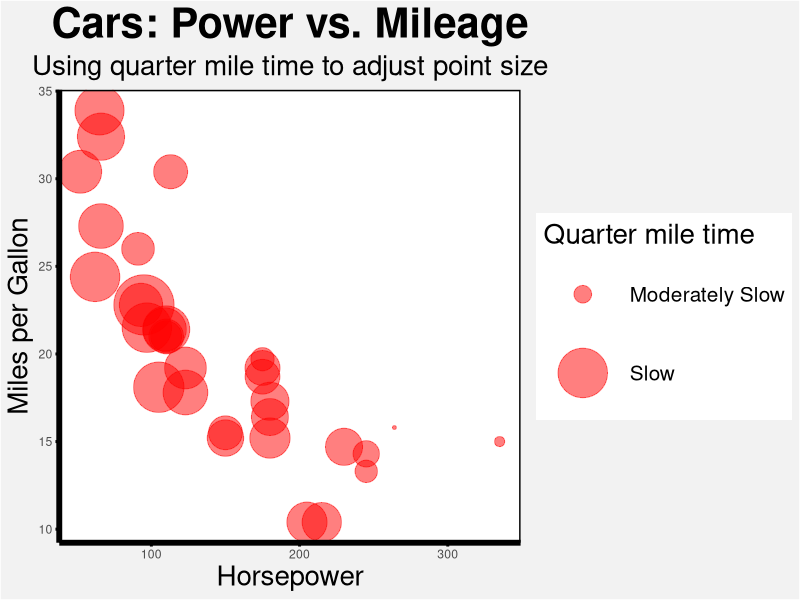
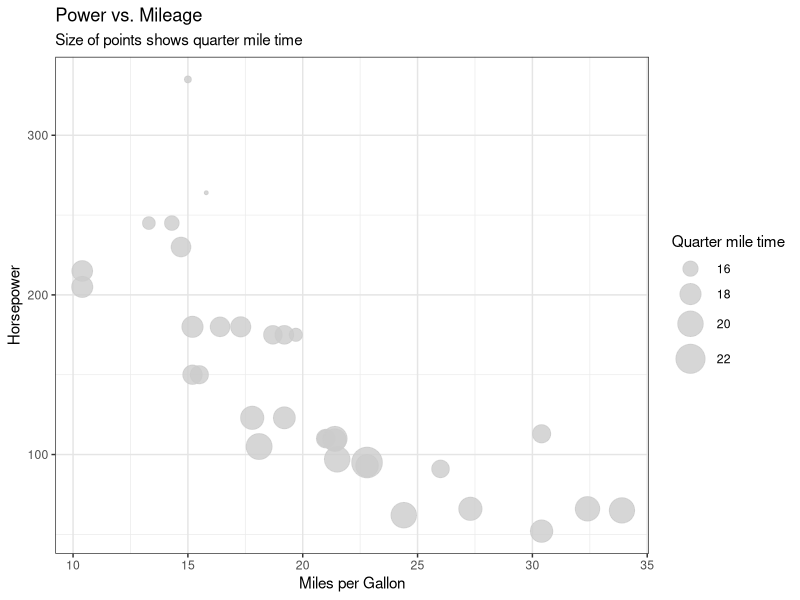

Source code (R) for these figures, in order:
## ---- chunk 1
knitr::opts_chunk$set(echo = TRUE, 
                      warning = FALSE,
                      message = FALSE, 
                      fig.path="../Output/")
## ---- chunk 2
library(tidyverse)
library(here)
library(ggplot2)
## ---- chunk 3
ggplot(mtcars, aes(x = hp, y = mpg)) +
  geom_point(aes(size = qsec), color = "red", alpha = 0.5) +
  labs(title = "Cars: Power vs. Mileage",
       subtitle = "Using quarter mile time to adjust point size",
       x = "Horsepower",
       y = "Miles per Gallon") +
  scale_size_continuous(name = "Quarter mile time",
                         range = c(1, 20),
                         breaks = seq(0, 20, by = 5),
                         labels = c("Fast", "Moderately Fast", "Moderate", "Moderately Slow", "Slow")) +
  theme_bw() +
  theme(panel.grid = element_blank(),
        axis.line = element_line(size = 2),
        axis.ticks = element_line(size = 1, color = "black"),
        plot.title = element_text(size = 30, face = "bold", hjust = 0.5),
        plot.subtitle = element_text(size = 20, hjust = 0.5),
        axis.title = element_text(size = 20),
        legend.title = element_text(size = 20),
        legend.text = element_text(size = 15),
        legend.key.size = unit(2, "cm"),
        panel.border = element_rect(size = 1, color = "black"),
        panel.background = element_rect(fill = "white"),
        plot.background = element_rect(fill = "gray95"))

## ---- chunk 4
ggplot(mtcars, aes(x = mpg, y = hp)) +
  geom_point(aes(size = qsec), color = "gray80", alpha = 0.8) +
  labs(title = "Power vs. Mileage",
       subtitle = "Size of points shows quarter mile time",
       x = "Miles per Gallon",
       y = "Horsepower",
       size = "Quarter mile time") +
  scale_size_continuous(range = c(1, 10),
                         breaks = seq(14, 23, by = 2),
                         labels = seq(14, 23, by = 2)) +
  theme_bw() +
  theme(panel.grid.major = element_line(color = "gray90"))

